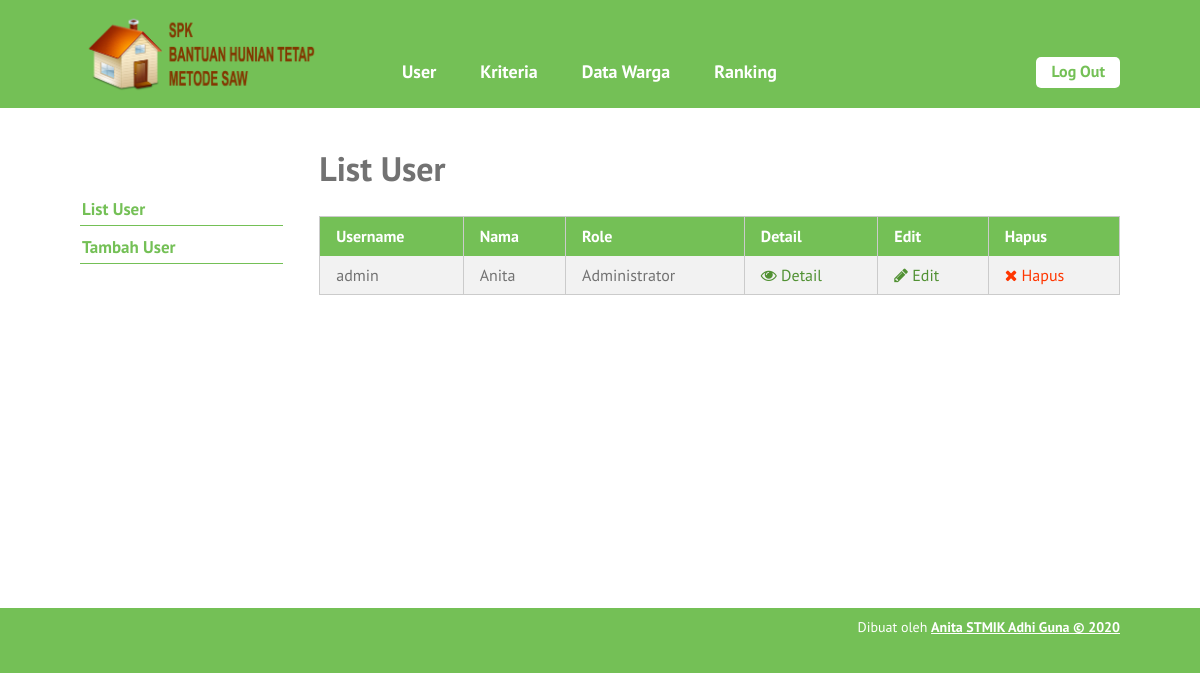
Screenshot of /list-user.php (signed in) with the database file from the repository.
### tables this page shows
CREATE TABLE `user` (
  `id_user` int(5) NOT NULL,
  `username` varchar(16) NOT NULL,
  `password` varchar(50) NOT NULL,
  `nama` varchar(70) NOT NULL,
  `email` varchar(50) DEFAULT NULL,
  `alamat` varchar(100) DEFAULT NULL,
  `role` char(1) NOT NULL
);

### list-user.php (the view, shortened to what this page needs)
<?php require_once('includes/init.php'); ?>
<?php
require_once('template-parts/header.php');
?>
	<div class="main-content-row">
	<div class="container clearfix">
		<?php include_once('template-parts/sidebar-user.php'); ?>
		<div class="main-content the-content">
			<h1>List User</h1>
			<?php
			$query = $pdo->prepare('SELECT id_user, username, nama, role FROM user');
			$query->execute();
			$query->setFetchMode(PDO::FETCH_ASSOC);
			if($query->rowCount() > 0):
			?>
			<table class="pure-table pure-table-striped">
				<thead>
					<tr>
						<th>Username</th>
						<th>Nama</th>
						<th>Role</th>
						<th>Detail</th>
						<th>Edit</th>
						<th>Hapus</th>
					</tr>
				</thead>
				<tbody>
					<?php while($hasil = $query->fetch()): ?>
						<tr>
							<td><?php echo $hasil['username']; ?></td>
							<td><?php echo $hasil['nama']; ?></td>
							<td>
							<?php
							if($hasil['role'] == 1) {
								echo 'Administrator';
							} elseif($hasil['role'] == 2) {
								echo 'Petugas';
							}
							?>
							</td>
							<td><a href="single-user.php?id=<?php echo $hasil['id_user']; ?>"><span class="fa fa-eye"></span> Detail</a></td>
							<td><a href="edit-user.php?id=<?php echo $hasil['id_user']; ?>"><span class="fa fa-pencil"></span> Edit</a></td>
							<td><a href="hapus-user.php?id=<?php echo $hasil['id_user']; ?>" class="red yaqin-hapus"><span class="fa fa-times"></span> Hapus</a></td>
						</tr>
					<?php endwhile; ?>
				</tbody>
			</table>
			<?php else: ?>
				<p>Maaf, belum ada data untuk user.</p>
			<?php endif; ?>
		</div>
	</div>
	</div>
<?php
require_once('template-parts/footer.php');

### stylesheets/style.css (style rules this page uses)
html,body,div,span,applet,object,iframe,h1,h2,h3,h4,h5,h6,p,blockquote,pre,a,abbr,acronym,address,big,cite,code,del,dfn,em,img,ins,kbd,q,s,samp,small,strike,strong,sub,sup,tt,var,b,u,i,center,dl,dt,dd,ol,ul,li,fieldset,form,label,legend,table,caption,tbody,tfoot,thead,tr,th,td,article,aside,canvas,details,embed,figure,figcaption,footer,header,hgroup,menu,nav,output,ruby,section,summary,time,mark,audio,video { margin:0;padding:0;border:0;font-size:100%;vertical-align:baseline }
body { line-height:1 }
table { border-collapse:collapse;border-spacing:0 }
*,*:before,*:after { -moz-box-sizing:border-box;-webkit-box-sizing:border-box;box-sizing:border-box }
.clearfix:before,.clearfix:after { content:" ";display:table }
.clear,.clearfix:after { clear:both }
a { color:#74c056;text-decoration:none }
.container { max-width:1100px;margin:0 auto;position:relative;padding:0 30px }
body { background:#74c056;font-family:"PT Sans",sans-serif;color:#727272;font-size:14px;line-height:1.3;font-weight:500 }
h1,h2,h3,h4,h5,h6 { font-weight:300 }
.pure-table { border-collapse:collapse;border-spacing:0;empty-cells:show;border:1px solid #cbcbcb;width:100% }
.pure-table td,.pure-table th { border-left:1px solid #cbcbcb;border-width:0 0 0 1px;font-size:inherit;margin:0;overflow:visible;padding:0.5em 1em }
.pure-table td:first-child,.pure-table th:first-child { border-left-width:0 }
.pure-table thead { background-color:#74c056;color:#fff;text-align:left;vertical-align:bottom }
.pure-table thead th { color:#fff }
.pure-table td { background-color:transparent }
.pure-table-striped tr:nth-child(2n-1) td { background-color:#f2f2f2 }
.the-content { font-size:16px;line-height:1.42857 }
.the-content a { color:#519133 }
.the-content h1,.the-content h2,.the-content h3,.the-content h4,.the-content h5,.the-content h6 { font-weight:700 }
.the-content h1 { font-size:34px;margin:0.8em 0 0.8em;padding:0;line-height:1.2 }
.the-content blockquote,.the-content table,.the-content p,.the-content ul,.the-content ol,.the-content dd,.the-content pre,.the-content iframe,.the-content .flxmap-container,.the-content hr { margin-bottom:1em }
.the-content table { margin-bottom:50px }
.the-content>h1:first-child,.the-content>h3:first-child,.the-content>h2:first-child { margin-top:0 }
.fa { display:inline-block;font:normal normal normal 14px/1 FontAwesome;font-size:inherit;text-rendering:auto;-webkit-font-smoothing:antialiased;-moz-osx-font-smoothing:grayscale }
.fa-remove:before,.fa-close:before,.fa-times:before { content:"\f00d" }
.fa-pencil:before { content:"\f040" }
.fa-eye:before { content:"\f06e" }
button,a { -webkit-transition:all .2s ease;-moz-transition:all .2s ease;-o-transition:all .2s ease;transition:all 0.2s ease }
span.red,a.red,.the-content span.red,.the-content a.red { color:#ff3600 }
.main-content { float:right;width:77%;padding:40px 0 }

### rows the page displays
user: username "admin", nama "Anita", role "Administrator"
